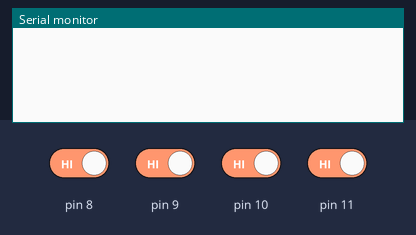
The sketch below on a simulated Arduino Uno, built with avr-gcc and run on an emulated ATmega328P. Shown: the last lines printed to the serial monitor. The inputs (shaded band) are chosen by the test bench; at power-on: pin 8–11 HIGH.

Above: at 1.2 s.
1.3 s: pin 8 driven LOW
At 1.37 s:
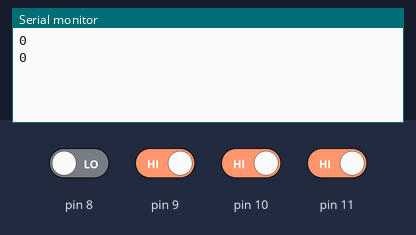
3.2 s: pin 9 driven LOW
At 3.22 s:
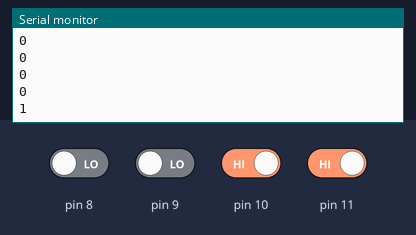
4.7 s: pin 10 driven LOW
At 4.73 s:
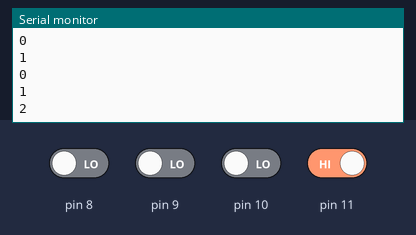
6.2 s: pin 11 driven LOW
At 6.24 s:
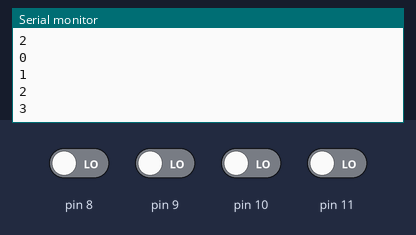
Timing chart, 0 to 8.7 s (numbered marks = the images above; inputs shaded):
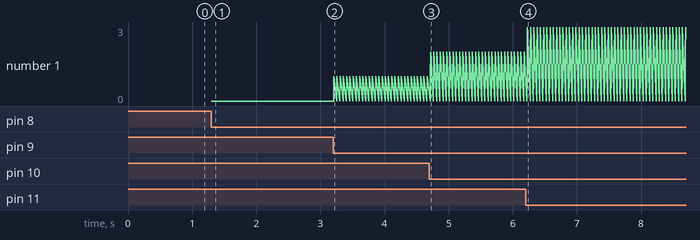

Measured:
- after the input at 1.3 s, the serial monitor: prints a new line at once (image 1)
- after the input at 3.2 s, the serial monitor: prints a new line at once (image 2)
- after the input at 4.7 s, the serial monitor: prints a new line at once (image 3)
- after the input at 6.2 s, the serial monitor: prints a new line at once (image 4)
- plotted number 1: 0 → 1 after the input at 3.2 s, 1 → 2 after the input at 4.7 s, 2 → 3 after the input at 6.2 s

The sketch:

live_air_piano.ino
```cpp
void setup() {
  Serial.begin(9600);
  pinMode(8,INPUT);
  pinMode(9,INPUT);
  pinMode(10,INPUT);
  pinMode(11,INPUT);
}
long a; // Long is exactly same as int only difference between long and
// int is the range which they can store value
// random function returns long so we are using long to store it

boolean flag1 = false;

void loop() {
  if(digitalRead(8) == 0){
      a = 0;
      Serial.println(a);
    }
  if(digitalRead(9) == 0){
      a = 1;
      Serial.println(a);
    }
  if(digitalRead(10) == 0){
      a = 2;
      Serial.println(a);
    }
  if(digitalRead(11) == 0){
    a = 3;
      Serial.println(a);
    }
    delay(50);
}
```
